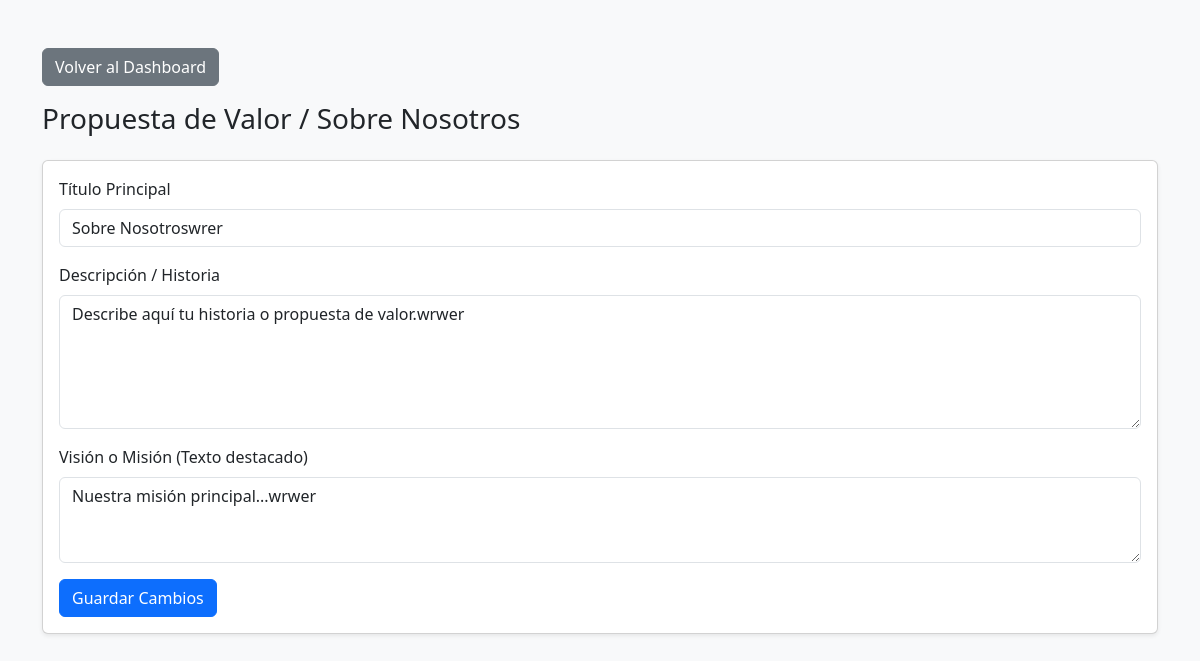
Screenshot of /admin/contenido/about (signed in) with the database file from the repository.
### tables this page shows
CREATE TABLE "contenido_about" (
	"id"	INTEGER CHECK("id" = 1),
	"titulo"	TEXT NOT NULL,
	"descripcion"	TEXT NOT NULL,
	"mision"	TEXT,
	PRIMARY KEY("id")
);

### app.py (the view, shortened to what this page needs)
@app.route('/admin/contenido/about', methods=['GET', 'POST'])
@login_required
def editar_about():
    conn = get_db_connection()
    nosotros = conn.execute('SELECT * FROM contenido_about WHERE id = 1').fetchone()
    conn.close()
    return render_template('admin/editar_about.html', nosotros=nosotros)

### app.py (called while the page is built)
def get_db_connection():
    conn = sqlite3.connect('database.db')
    conn.row_factory = sqlite3.Row
    return conn

@login_manager.user_loader
def load_user(user_id):
    conn = get_db_connection()
    user_row = conn.execute('SELECT * FROM admin WHERE id = ?', (user_id,)).fetchone()
    conn.close()
    if user_row:
        return User(user_row['id'], user_row['username'])
    return None

### templates/admin/editar_about.html (shortened to what this page needs)
<!DOCTYPE html>
<html lang="es">
<head>
    <link href="https://cdn.jsdelivr.net/npm/bootstrap@5.3.2/dist/css/bootstrap.min.css" rel="stylesheet">
</head>
<body class="bg-light">
    <div class="container mt-5">
        <a href="{{ url_for('dashboard') }}" class="btn btn-secondary mb-3">Volver al Dashboard</a>
        <h3>Propuesta de Valor / Sobre Nosotros</h3>
        <div class="card shadow-sm mt-4">
            <div class="card-body">
                <form method="POST">
                    <div class="mb-3">
                        <label class="form-label">Título Principal</label>
                        <input class="form-control" type="text" name="titulo" value="{{ nosotros.titulo }}" required>
                    </div>
                    <div class="mb-3">
                        <label class="form-label">Descripción / Historia</label>
                        <textarea class="form-control" name="descripcion" rows="5" required>{{ nosotros.descripcion }}</textarea>
                    </div>
                    <div class="mb-3">
                        <label class="form-label">Visión o Misión (Texto destacado)</label>
                        <textarea class="form-control" name="mision" rows="3">{{ nosotros.mision }}</textarea>
                    </div>
                    <button type="submit" class="btn btn-primary">Guardar Cambios</button>
                </form>
            </div>
        </div>
    </div>
</body>
</html>

### rows the page displays
contenido_about: titulo "Sobre Nosotroswrer", descripcion "Describe aquí tu historia o propuesta de valor.wrwer", mision "Nuestra misión principal...wrwer"
